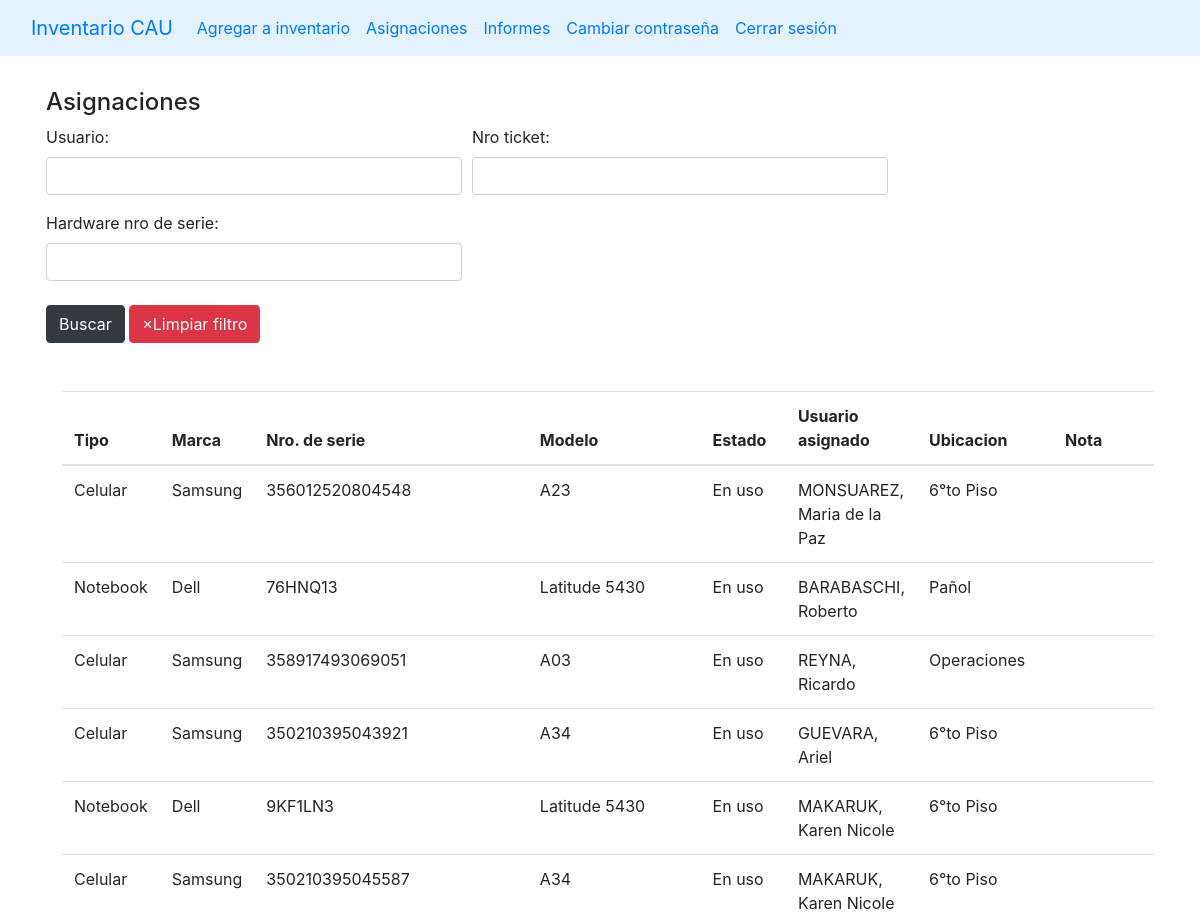
/asignaciones (signed in, upper part), run on an earlier commit of the app's database.
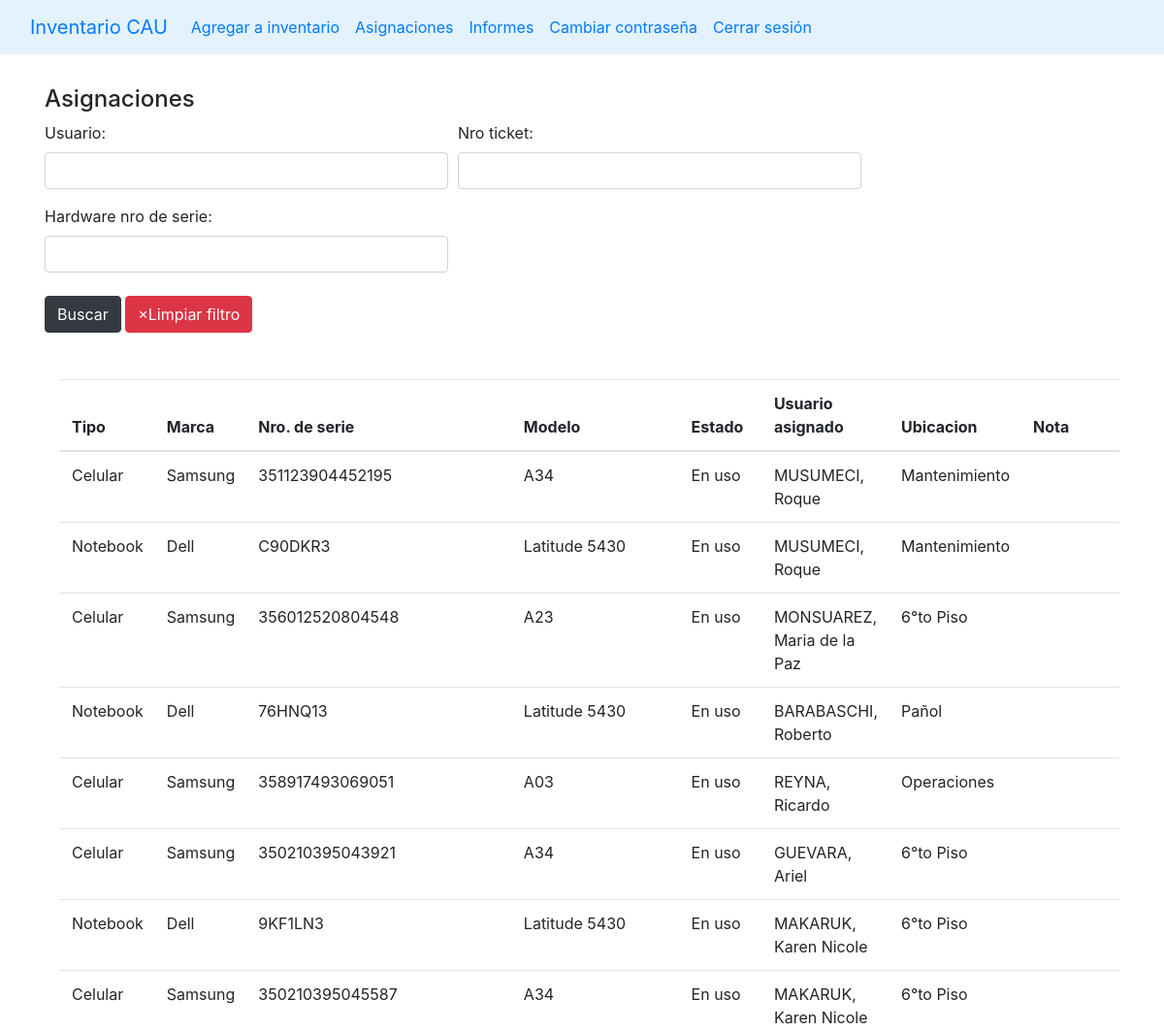
And on a later commit of the database.
### stockaep/models.py (models this page shows, shortened)
class Asignacion(models.Model):
    hardware = models.ForeignKey(Hardware, on_delete=models.CASCADE)
    usuario = models.CharField(max_length=50)
    fecha_creacion = models.DateField(default=timezone.now)
    nro_ticket = models.CharField(blank=True, max_length=10)
    nota = models.TextField(blank=True, max_length=200)
    class Meta:
        ordering = ['fecha_creacion']

class Hardware(models.Model):
    origenes = (
        ('T4', 'T4'),
        ('CAU', 'CAU'),
        ('Yenny', 'Yenny')
    )
    tipo = models.ForeignKey(Tipo, on_delete=models.CASCADE)
    marca = models.ForeignKey(Marca, on_delete=models.CASCADE)
    modelo = models.ForeignKey(Modelo, on_delete=models.CASCADE)
    nro_de_serie = models.CharField(max_length=100, blank=True)
    ubicacion = models.ForeignKey(Ubicacion, on_delete=models.CASCADE)
    estado = models.ForeignKey(Estado, on_delete=models.CASCADE)
    observaciones = models.TextField(max_length=500, blank=True)
    origen = models.CharField(choices=origenes, max_length=10, default='CAU')
    nota = models.TextField(max_length=500, blank=True)
    class Meta:
        ordering = ['tipo']

class Tipo(models.Model):
    name = models.CharField(max_length=50, unique=True)
    class Meta:
        ordering = ['name']
    def __str__(self) -> str:
        return self.name

class Marca(models.Model):
    nombre = models.CharField(max_length=50, null=False, default='S/D', unique=True)
    class Meta:
        ordering = ['nombre']
    def __str__(self):
        return self.nombre

class Modelo(models.Model):
    nombre = models.CharField(max_length=100, null=False, default='S/D')
    class Meta:
        ordering = ['nombre']
    def __str__(self):
        return self.nombre

class Estado(models.Model):
    estados_hardware = (
    ("Nuevo", "Nuevo"),
    ('Activo', 'Activo'),
    ('En uso', 'En uso'),
    ('Fuera de Servicio', 'Fuera de Servicio'),
    ('Scrap', 'Scrap'),
    ('RMA', 'RMA')
)
    nombre = models.CharField(choices=estados_hardware, max_length=50)
    class Meta:
        ordering = ['nombre']
    def __str__(self):
        return f'{self.nombre}'

class Ubicacion(models.Model):
    nombre = models.CharField(max_length=50)
    class Meta:
        ordering = ['nombre']
    def __str__(self):
        return self.nombre

### stockaep/views.py (the view)
# urls.py: path('asignaciones', views.asignaciones, name='asignaciones'),
@login_required(login_url='login')
def asignaciones(request):
    ctx = {'link':'asignaciones'}
    asignaciones = Asignacion.objects.filter()
    f = AsignacionFilter(request.GET, queryset=Asignacion.objects.all())
    asignaciones_filtradas = f.qs
    ctx['filter'] = f
    ctx['asignaciones'] = asignaciones_filtradas
    return render(request, 'main.html', ctx)

### templates/main.html (shortened to what this page needs)
{% load static %}
<!DOCTYPE html>
<html lang="en">
<head>
    <link rel="stylesheet" href="https://stackpath.bootstrapcdn.com/bootstrap/4.5.0/css/bootstrap.min.css"0>
</head>
<body>
    {% include "navbar.html" %}
    {% if link == 'index' %}
        {% include 'list_hardware.html' %}
    {% elif link == 'create' %}
        {% include 'add_to_inventary.html' %}
    {% elif link == 'edit' %}
        {% include 'edit_hardware.html' %}
    {% elif link == 'notification' %}
        {% include 'notifications.html' %}
    {% elif link == 'asignaciones'%}
        {% include 'asignaciones.html' %}
    {% elif link == "admin_users" %}
        {% include "admin_users.html" %}
    {% elif link == "cambio_contraseña" %}
        {% include "cambio_contraseña.html" %}
    {% elif link == "realizar_informe" %}
        {% include "realizar_informe.html" %}
    {% endif %}
</body>
</html>

### templates/navbar.html (shortened to what this page needs)
  <nav class="navbar navbar-expand-lg bg-body-tertiary" style="background-color: #e3f2fd;" data-bs-theme="dark">
    <div class="container-fluid">
        <a class="navbar-brand" href="/">Inventario CAU</a>
        <div class="collapse navbar-collapse" id="navbarNavDropdown">
            <ul class="navbar-nav">
                <li class="nav-item">
                    <a class="nav-link" href="{% url 'create' %}">Agregar a inventario</a>
                </li>
                <li class="nav-item">
                    <a href="{% url 'asignaciones' %}" class="nav-link">Asignaciones</a>
                </li>
                <li class="nav-item">
                  <a href="{% url 'informes' %}" class="nav-link">Informes</a>
              </li>
                <li class="nav-item"><a href="{% url 'cambio_contraseña' %}" class="nav-link">Cambiar contraseña</a></li>
                <li class="nav-item"><a class="nav-link" href="/logout">Cerrar sesión</a></li>
            </ul>
        </div>
    </div>
</nav>

### templates/asignaciones.html (shortened to what this page needs)
{% load static%}
{% block content %}
<div class="container p-3">
    <h4 class="mt-3">Asignaciones</h4>
    <div class="input-group mb-3">
        <form method="get">
            <div class="form-row" >
                {% for field in filter.form %}
                <div class="form-group col-md-6" id="form-field-{{ forloop.counter0 }}">
                    {{ field.label_tag }}
                    {{ field }}
                </div>
                {% endfor %}
            </div>
            <button type="submit" class="btn btn-dark mb-3 mt-2">Buscar</button>
            <a as="button" class="btn btn-danger mb-3 mt-2" href="{% url 'asignaciones' %}">&times;Limpiar filtro</a>
        </form>
    </div>
    <div class="container p-3 table-responsive">
        <table class="table table-hover">
            <thead>
                <tr>
                    <th scope="col">Tipo</th>
                    <th scope="col">Marca</th>
                    <th scope="col">Nro. de serie</th>
                    <th scope="col">Modelo</th>
                    <th scope="col">Estado</th>
                    <th scope="col">Usuario asignado</th>
                    <th scope="col">Ubicacion</th>
                    <th scope="col">Nota</th>
                </tr>
            </thead>
            <tbody>
                {% for a in asignaciones reversed%}
                    <tr>
                        <td>{{a.hardware.tipo}}</td>
                        <td>{{a.hardware.marca}}</td>
                        <td>{{a.hardware.nro_de_serie}}</td>
                        <td>{{a.hardware.modelo}}</td>
                        <td>{{a.hardware.estado}}</td>
                        <td>{{a.usuario}}</td>
                        <td>{{a.hardware.ubicacion}}</td>
                        <td>{{a.nota}}</td>
                    </tr>
                {% endfor %}
            </tbody>
        </table>
    </div>
</div>
{% endblock %}

What changed in the data, as far as the page shows it:
added Asignacion: hardware.tipo "Celular", hardware.marca "Samsung", hardware.nro_de_serie "351123904452195", hardware.modelo "A34", hardware.estado "En uso", usuario "MUSUMECI, Roque", hardware.ubicacion "Mantenimiento"
added Asignacion: hardware.tipo "Notebook", hardware.marca "Dell", hardware.nro_de_serie "C90DKR3", hardware.modelo "Latitude 5430", hardware.estado "En uso", usuario "MUSUMECI, Roque", hardware.ubicacion "Mantenimiento"
